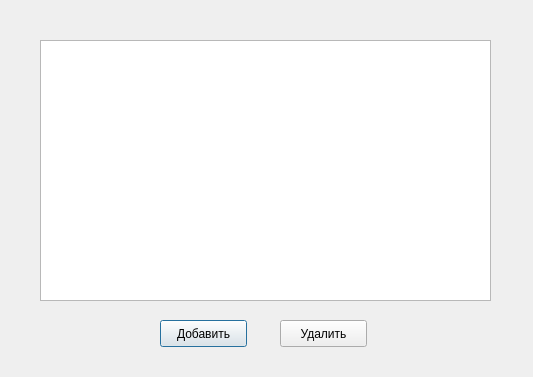
<?xml version="1.0" encoding="UTF-8"?>
<ui version="4.0">
 <class>Course</class>
 <widget class="QDialog" name="Course">
  <property name="geometry">
   <rect>
    <x>0</x>
    <y>0</y>
    <width>533</width>
    <height>377</height>
   </rect>
  </property>
  <property name="windowTitle">
   <string>Курс</string>
  </property>
  <widget class="QTableView" name="tableView">
   <property name="geometry">
    <rect>
     <x>40</x>
     <y>40</y>
     <width>451</width>
     <height>261</height>
    </rect>
   </property>
  </widget>
  <widget class="QPushButton" name="addButton">
   <property name="geometry">
    <rect>
     <x>160</x>
     <y>320</y>
     <width>87</width>
     <height>27</height>
    </rect>
   </property>
   <property name="text">
    <string>Добавить</string>
   </property>
  </widget>
  <widget class="QPushButton" name="deleteButton">
   <property name="geometry">
    <rect>
     <x>280</x>
     <y>320</y>
     <width>87</width>
     <height>27</height>
    </rect>
   </property>
   <property name="text">
    <string>Удалить</string>
   </property>
  </widget>
 </widget>
 <resources/>
 <connections/>
</ui>
